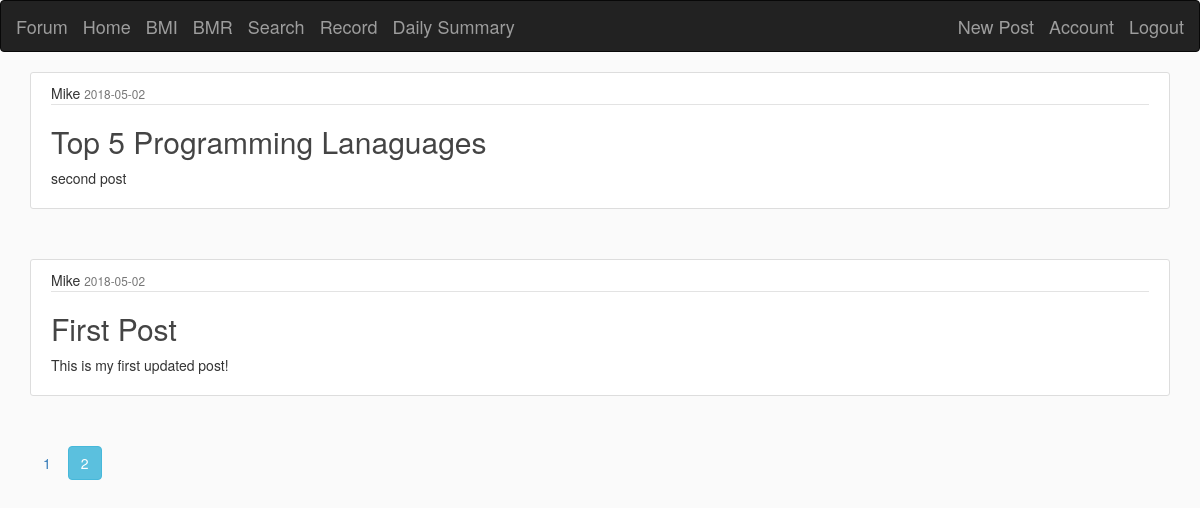
Page /home?page=2 (signed in) on the committed database.
### app_folder/models.py (models this page shows, shortened)
class Post(db.Model):
    id = db.Column(db.Integer, primary_key=True)
    title = db.Column(db.String(100), nullable=False)
    date_posted = db.Column(db.DateTime, nullable=False, default=datetime.utcnow)
    content = db.Column(db.Text, nullable=False)
    user_id = db.Column(db.Integer, db.ForeignKey('user.id'), nullable=False)

class User(db.Model, UserMixin):
    id = db.Column(db.Integer, primary_key=True)
    username = db.Column(db.String(20), unique=True, nullable=False)
    email = db.Column(db.String(120), unique=True, nullable=False)
    password = db.Column(db.String(60), nullable=False)
    posts = db.relationship('Post', backref='author', lazy=True)

### app_folder/routes.py (the view)
@app.route("/")
@app.route("/home")
def home():
    page = request.args.get('page', 1, type=int)
    posts = Post.query.order_by(Post.date_posted.desc()).paginate(page=page, per_page=5)
    return render_template('home.html', posts=posts)

### app_folder/models.py (called while the page is built)
@login_manager.user_loader
def load_user(user_id):
    return User.query.get(int(user_id))

### app_folder/templates/home.html
{% extends "layout.html" %}
{% block content %}
    {% for post in posts.items %}
        <article class="media content-section">
          <div class="media-body">
            <div class="article-metadata">
              <span class="mr-2" >{{ post.author.username }}</span>
              <small class="text-muted">{{ post.date_posted.strftime('%Y-%m-%d') }}</small>
            </div>
            <h2><span class="article-title" >{{ post.title }}</span></h2>
            <p class="article-content">{{ post.content }}</p>
          </div>
        </article>
    {% endfor %}
    {% for page_num in posts.iter_pages(left_edge=1, right_edge=1, left_current=1, right_current=2) %}
      {% if page_num %}
        {% if posts.page == page_num %}
          <a class="btn btn-info mb-4" href="{{ url_for('home', page=page_num) }}">{{ page_num }}</a>
        {% else %}
          <a class="btn btn-outline-info mb-4" href="{{ url_for('home', page=page_num) }}">{{ page_num }}</a>
        {% endif %}
      {% else %}
        ...
      {% endif %}
    {% endfor %}
{% endblock content %}

### app_folder/static/main.css (style rules this page uses)
body { background: #fafafa; color: #333333; }
h1, h2, h3, h4, h5, h6 { color: #444444; }
.content-section { background: #ffffff; padding: 10px 20px; border: 1px solid #dddddd; border-radius: 3px; margin-bottom: 50px; }
.article-title { color: #444444; }
.article-content { white-space: pre-line; }
.article-metadata { padding-bottom: 1px; margin-bottom: 4px; border-bottom: 1px solid #e3e3e3 }

### rows in the picture
Post: author.username "Mike", date_posted "2018-05-02", title "Top 5 Programming Lanaguages", content "second post"
Post: author.username "Mike", date_posted "2018-05-02", title "First Post", content "This is my first updated post!"

### other values in the picture
{{ page_num }} "1"
{{ page_num }} "2"
